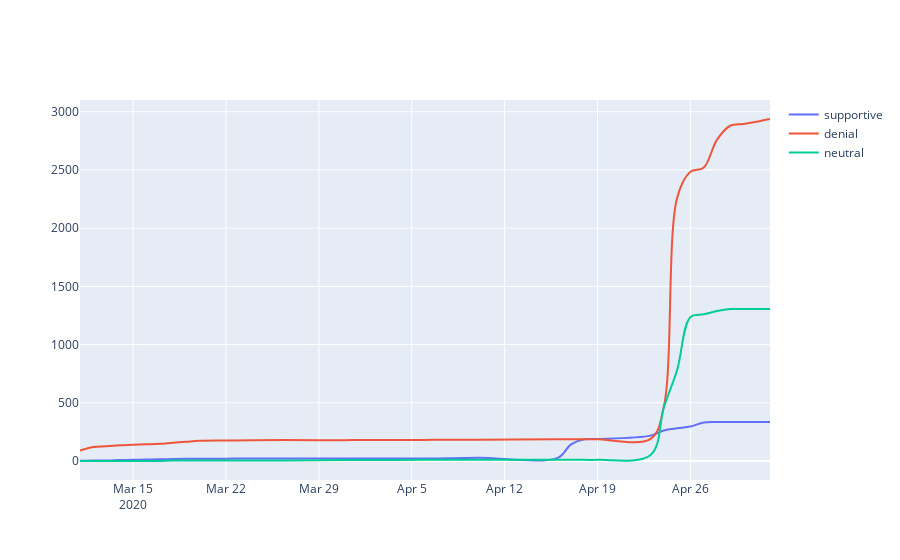

Notebook code for this chart:
### Code cell
day_list = []
cat_1_list = []
cat_2_list = []
cat_3_list = []

for day in graph_dict:
    cat_list = list(nx.get_node_attributes(graph_dict[day], name="cat").values())
    num_1 = cat_list.count(1)
    num_2 = cat_list.count(2)
    num_3 = cat_list.count(3)
    
    day_list.append(day)
    cat_1_list.append(num_1)
    cat_2_list.append(num_2)
    cat_3_list.append(num_3)

fig = go.Figure()
fig.add_trace(go.Scatter(x=day_list, y=cat_1_list,
                    mode='lines',
                    name='supportive',
                    line_shape='spline'))
fig.add_trace(go.Scatter(x=day_list, y=cat_2_list,
                    mode='lines',
                    name='denial',
                    line_shape='spline'))
fig.add_trace(go.Scatter(x=day_list, y=cat_3_list,
                    mode='lines', 
                    name='neutral',
                    line_shape='spline'))

fig.show()

### Figure 1 — Plotly figure (JSON) as saved in the notebook; plotly's stock layout.template omitted (floating-point values rounded to 4 significant figures)
{"data": [{"line": {"shape": "spline"}, "mode": "lines", "name": "supportive", "type": "scatter", "x": ["2020-03-11", "2020-03-12", "2020-03-13", "2020-03-14", "2020-03-15", "2020-03-16", "2020-03-17", "2020-03-18", "2020-03-19", "2020-03-20", "2020-03-22", "2020-03-24", "2020-03-29", "2020-03-31", "2020-04-01", "2020-04-06", "2020-04-07", "2020-04-10", "2020-04-16", "2020-04-17", "2020-04-18", "2020-04-19", "2020-04-23", "2020-04-24", "2020-04-25", "2020-04-26", "2020-04-27", "2020-04-28", "2020-04-29", "2020-04-30", "2020-05-01", "2020-05-02"], "y": [3, 5, 5, 8, 10, 12, 14, 18, 20, 20, 20, 22, 22, 22, 22, 22, 22, 27, 27, 143, 186, 189, 218, 262, 281, 296, 331, 335, 335, 335, 335, 335]}, {"line": {"shape": "spline"}, "mode": "lines", "name": "denial", "type": "scatter", "x": ["2020-03-11", "2020-03-12", "2020-03-13", "2020-03-14", "2020-03-15", "2020-03-16", "2020-03-17", "2020-03-18", "2020-03-19", "2020-03-20", "2020-03-22", "2020-03-24", "2020-03-29", "2020-03-31", "2020-04-01", "2020-04-06", "2020-04-07", "2020-04-10", "2020-04-16", "2020-04-17", "2020-04-18", "2020-04-19", "2020-04-23", "2020-04-24", "2020-04-25", "2020-04-26", "2020-04-27", "2020-04-28", "2020-04-29", "2020-04-30", "2020-05-01", "2020-05-02"], "y": [89, 121, 126, 135, 139, 143, 148, 157, 165, 173, 176, 179, 179, 179, 181, 181, 183, 183, 187, 187, 187, 187, 190, 469, 2260, 2484, 2519, 2759, 2880, 2896, 2915, 2938]}, {"line": {"shape": "spline"}, "mode": "lines", "name": "neutral", "type": "scatter", "x": ["2020-03-11", "2020-03-12", "2020-03-13", "2020-03-14", "2020-03-15", "2020-03-16", "2020-03-17", "2020-03-18", "2020-03-19", "2020-03-20", "2020-03-22", "2020-03-24", "2020-03-29", "2020-03-31", "2020-04-01", "2020-04-06", "2020-04-07", "2020-04-10", "2020-04-16", "2020-04-17", "2020-04-18", "2020-04-19", "2020-04-23", "2020-04-24", "2020-04-25", "2020-04-26", "2020-04-27", "2020-04-28", "2020-04-29", "2020-04-30", "2020-05-01", "2020-05-02"], "y": [0, 0, 0, 0, 0, 0, 0, 4, 4, 4, 4, 4, 6, 8, 8, 10, 10, 10, 10, 10, 10, 10, 51, 459, 782, 1236, 1260, 1288, 1305, 1305, 1305, 1305]}], "layout": {}}
